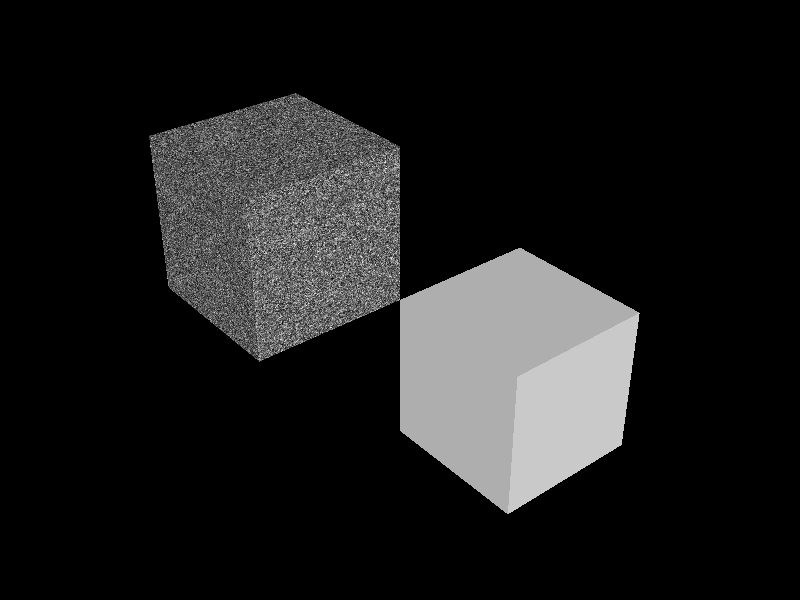

Python code for this plot:
#!/usr/bin/env python

# Import OBJ via vtkFileResourceStream and render.

import os

import vtkmodules.vtkInteractionStyle  # noqa: F401
import vtkmodules.vtkRenderingFreeType  # noqa: F401
import vtkmodules.vtkRenderingOpenGL2  # noqa: F401

from vtkmodules.vtkIOCore import vtkFileResourceStream
from vtkmodules.vtkIOImport import vtkOBJImporter
from vtkmodules.vtkRenderingCore import (
    vtkRenderWindow,
    vtkRenderWindowInteractor,
    vtkRenderer,
)

# Source
data_dir = os.environ.get("VPE_DATA_DIR", os.path.dirname(os.path.abspath(__file__)))
input_dir = os.path.join(data_dir, "Input")

# Open streams
obj_stream = vtkFileResourceStream()
obj_stream.Open(os.path.join(input_dir, "cube-scene.obj"))

mtl_stream = vtkFileResourceStream()
mtl_stream.Open(os.path.join(input_dir, "cube-scene.mtl"))

# Import OBJ via streams
obj_importer = vtkOBJImporter()
obj_importer.SetStream(obj_stream)
obj_importer.SetMTLStream(mtl_stream)
obj_importer.SetTexturePath(input_dir)

# Renderer
renderer = vtkRenderer()

# Render window
render_window = vtkRenderWindow()
render_window.AddRenderer(renderer)
render_window.SetWindowName("obj import-stream")
render_window.SetMultiSamples(0)
render_window.SetSize(800, 600)

# Interactor
interactor = vtkRenderWindowInteractor()
interactor.SetRenderWindow(render_window)

obj_importer.SetRenderWindow(render_window)
obj_importer.Update()

# Scene
renderer.ResetCamera()
renderer.GetActiveCamera().SetPosition(10, 10, -10)
renderer.ResetCamera()

interactor.Initialize()
interactor.Start()
